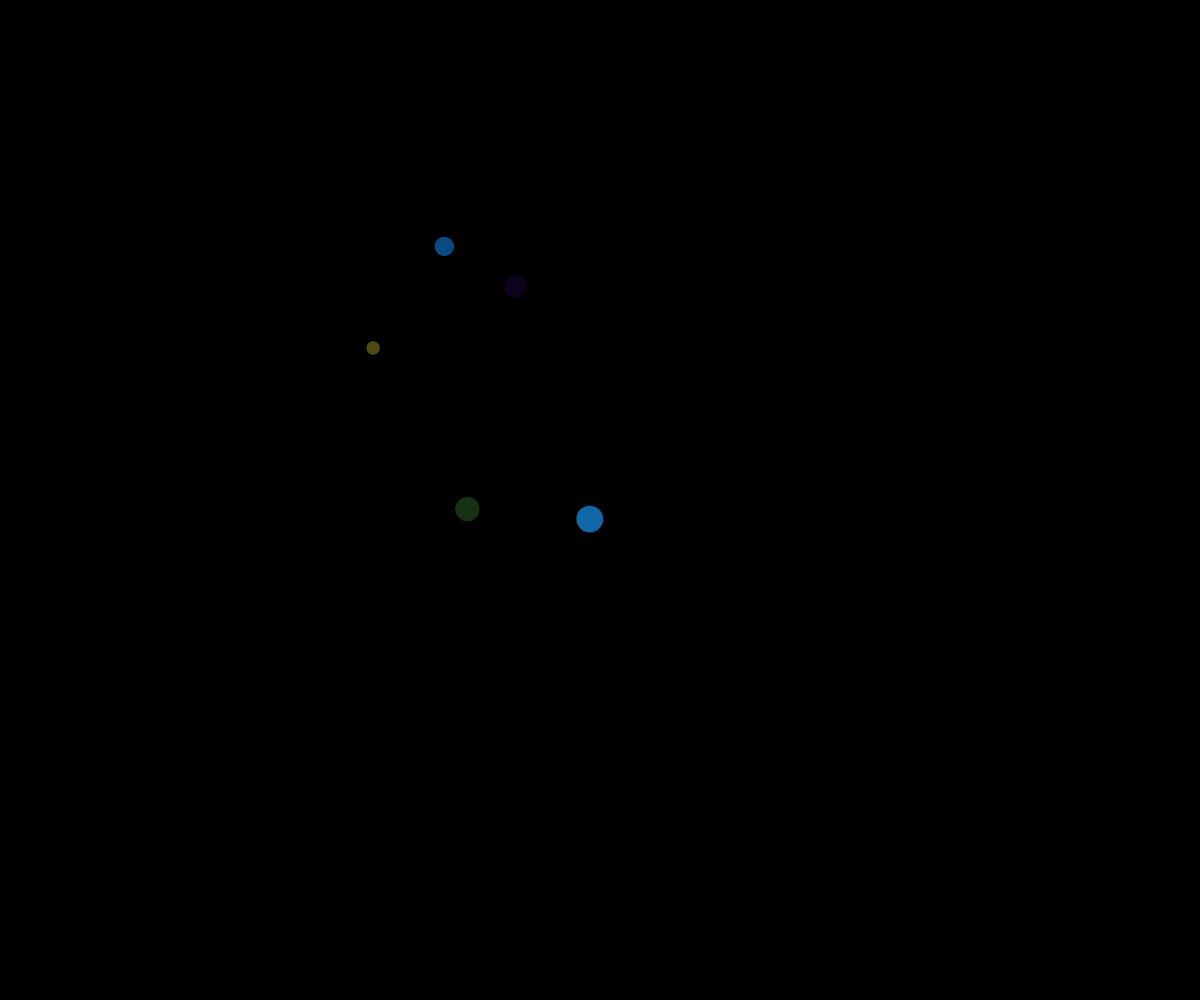
Frame 1 (no input)
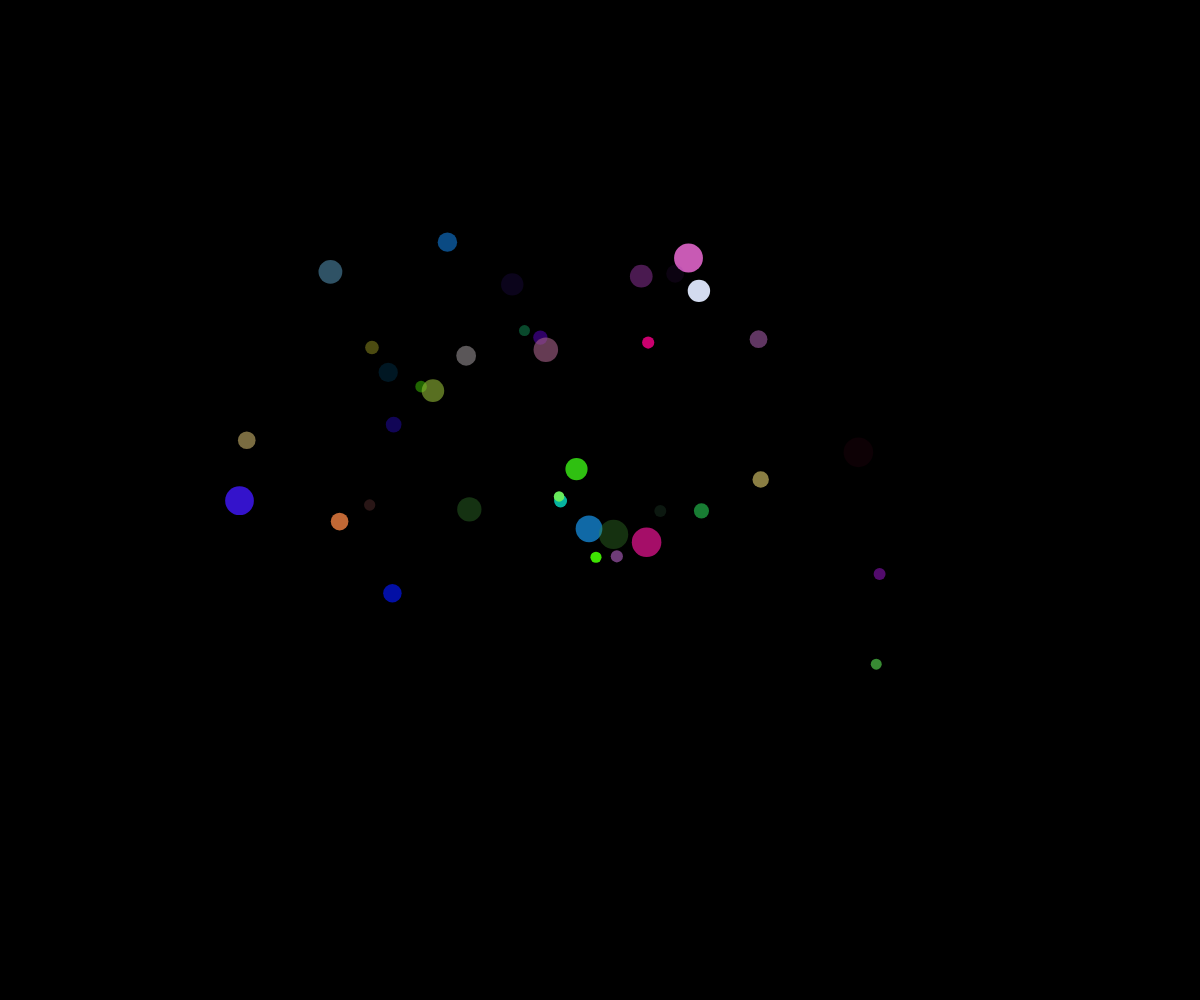
Frame 60 (no input)
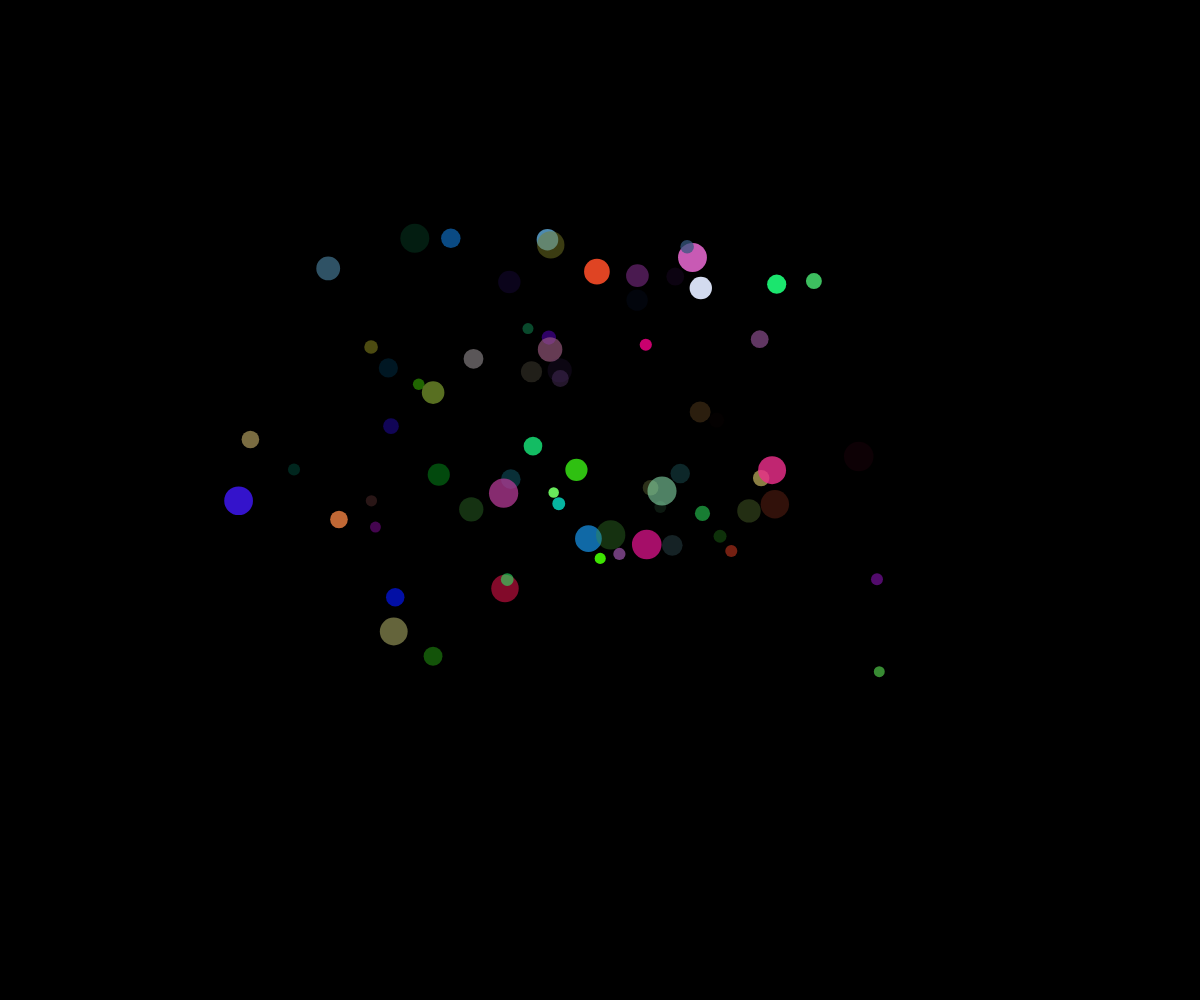
Frame 120 (the mouse pressed at the canvas centre since frame 60)

The p5.js sketch that drew these frames (run headless with seeded random() and noise() and a simulated clock; from frame 60 on, the mouse is pressed at the canvas centre):

// p5.js sketch
// ── sketch.js
// Bubble Movement Demo 
// Object Notation and Arrays 

let theBubbles = [];

function setup() {
  createCanvas(windowWidth, windowHeight);
  noStroke();
  for (let i = 0; i<5; i++){
    spawnBubble();
  }
  // spawn new bubble every half second 
  // execute this once, hence it is in setup
  window.setInterval(spawnBubble,50);
}

function draw() {
  background("black");
  //moveBubblesRandom();
  moveBubblesNoise();
  displayBubbles();
}
function mousePressed(){
  // did you click on the bubble 
  for (let i = theBubbles.length-1 ; i >= 0 ; i -- ){
    if (clickedInBubble(mouseX, mouseY,theBubbles[i])){
      // kill it 
      theBubbles.splice(i,1);
    }
  }
}
function clickedInBubble(x,y,someBubble){
  let distanceAway = dist(x,y,someBubble.x,someBubble.y);
  let radius = someBubble.size/2;
  if(distanceAway < radius){
    return true;
  }
  else{
    return false;
  }
}
function moveBubblesNoise(){
  // figure out where to be 
  for (let bubble of theBubbles){
    let x = noise(bubble.timeX) * width;
    let y = noise(bubble.timeY) * height;

    // set the bubble object location
    bubble.x = x;
    bubble.y = y;

    // increment timeX and timeY
    bubble.timeX += bubble.dT;
    bubble.timeY += bubble.dT;
  }
}
function moveBubblesRandom(){
  for ( let bubble of theBubbles){
    let choice = random(100);
    if(choice < 25){
      // move up 
      bubble.y -= bubble.speed;
    }
    else if (choice < 50){
      //move down
      bubble.y += bubble.speed;
    }
    else if (choice < 75 ){
      // move right
      bubble.x += bubble.speed;
    }
    else {
      //move left 
      bubble.x -= bubble.speed;
    }
  }
}

function displayBubbles(){
  for ( let bubble of theBubbles){
    fill(bubble.r,bubble.g,bubble.b,bubble.alpha);
    circle(bubble.x,bubble.y,bubble.size);
}
}
function spawnBubble() {
  let someBubble = {
    size : random(10,30),
    x : random(width),
    y : random(height),
    speed : 3,
    r : random(0,255),
    g : random(0,255),
    b : random(0,255),
    // alpha is the opacity
    alpha : random(0,255),
    timeX : random(10000000),
    timeY : random(10000000),
    dT : 0.0001,

  };
  theBubbles.push(someBubble);
}
